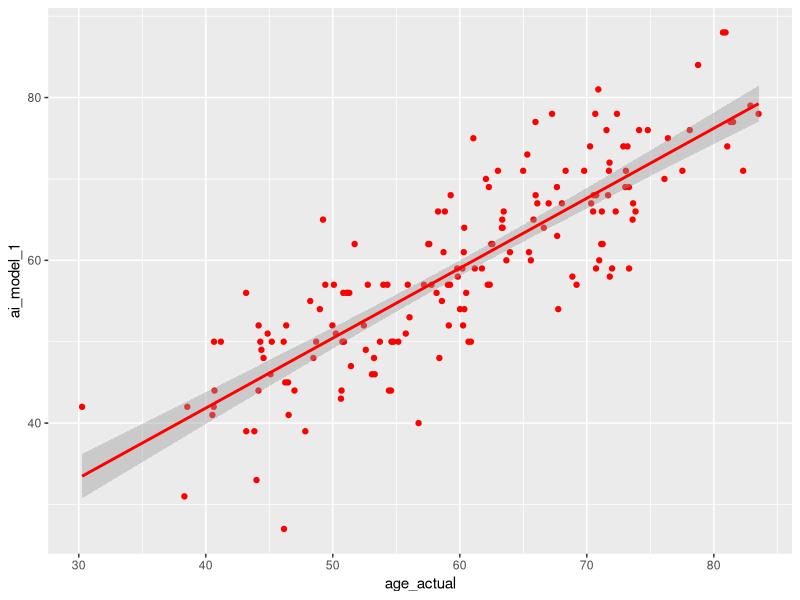
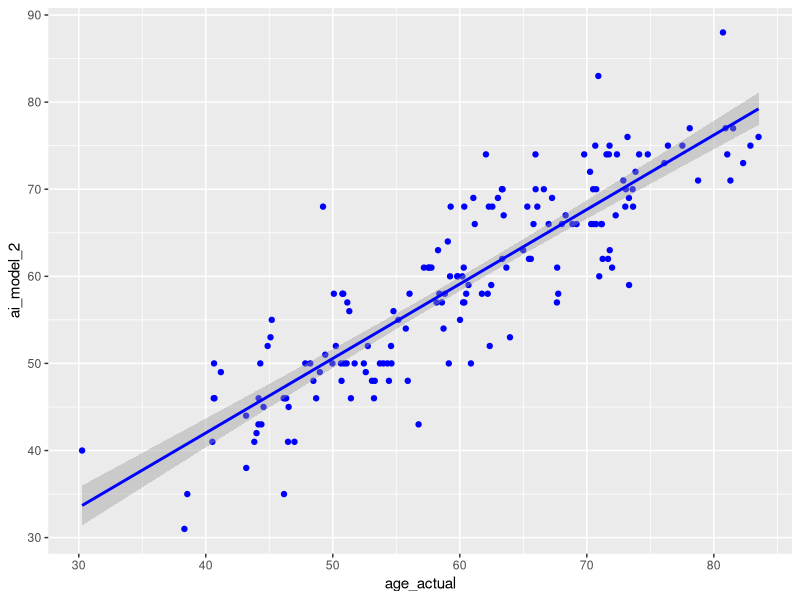
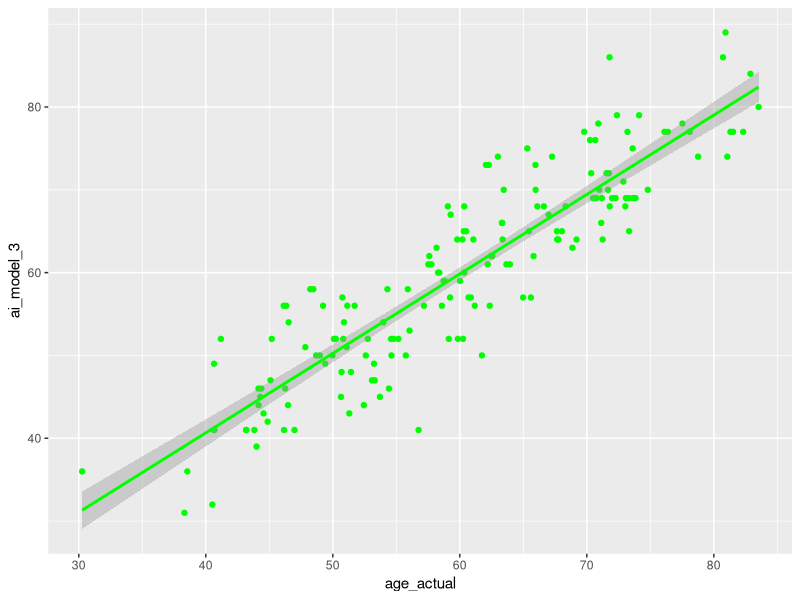
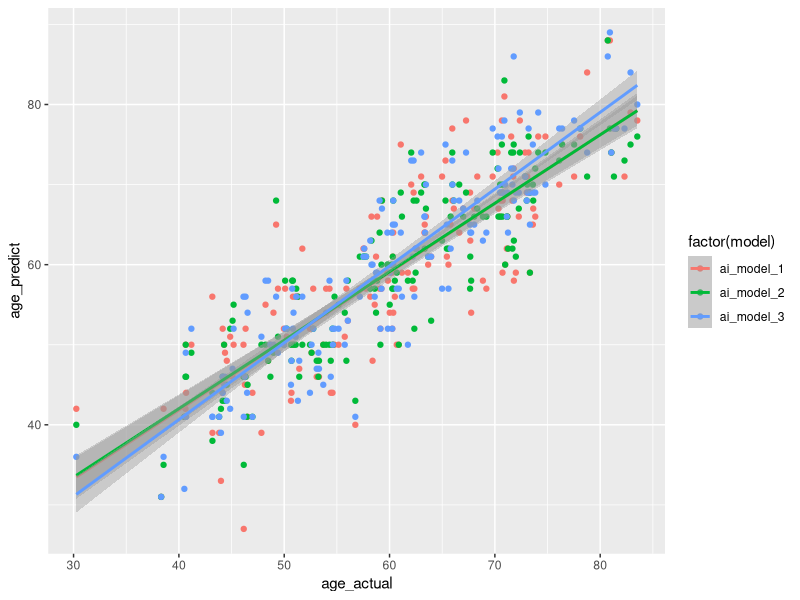

Write R code to recreate these figures, in order.
## ---- chunk 1
library(readxl)
library(tidyverse)
d <- read_excel("Code_Sheet_Age_Project_Apr_26.xlsx")
## ---- chunk 2
d1 <- d %>% filter(pre_or_post_operation=="pre"|pre_or_post_operation=="pre_2"|pre_or_post_operation=="pre_3")

m1 <- lm(ai_model_1~age_actual, d1)
ggplot(d1, aes(age_actual, ai_model_1)) + geom_point(color="red") + stat_smooth(method="lm", color="red")
summary(m1)

m2 <- lm(ai_model_2~age_actual, d1)
ggplot(d1, aes(age_actual, ai_model_2)) + geom_point(color="blue") + stat_smooth(method="lm", color="blue")
summary(m2)

m3 <- lm(ai_model_3~age_actual, d1)
ggplot(d1, aes(age_actual, ai_model_3)) + geom_point(color="green") + stat_smooth(method="lm", color="green")
summary(m3)

d2 <- d1 %>% select(age_actual, ai_model_1, ai_model_2, ai_model_3) %>% gather("model", "age_predict", 2:4)

ggplot(d2, aes(age_actual, age_predict)) + geom_point(aes(color=factor(model))) + stat_smooth(method="lm", aes(color=factor(model)))
## ---- chunk 3
## used online calculator the professor shared with us: https://www.psychometrica.de/correlation.html

## n = 169
## model 1 r = 0.8402976
## model 2 r = 0.8768694
## model 3 r = 0.9011104
